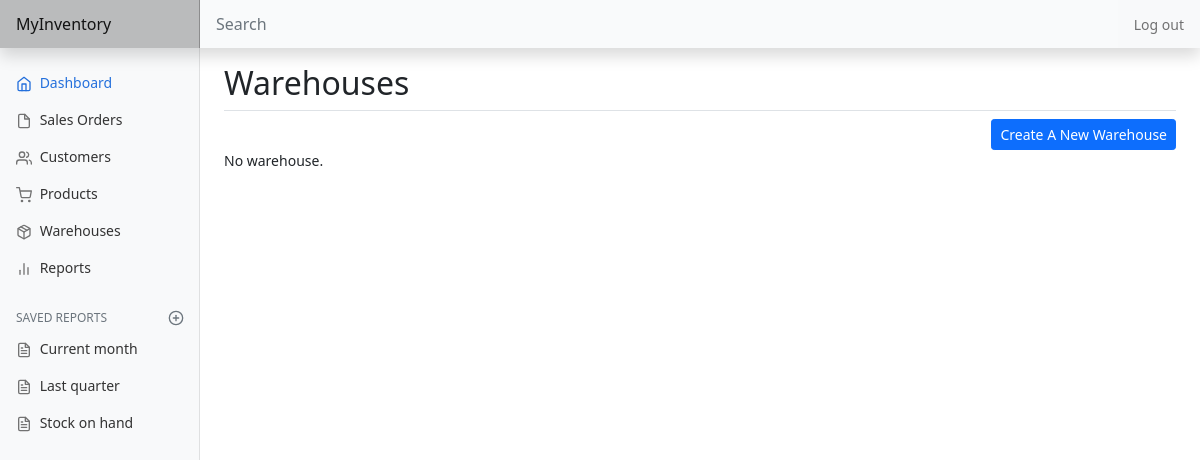
The app's page /warehouse/list (signed in), older data.
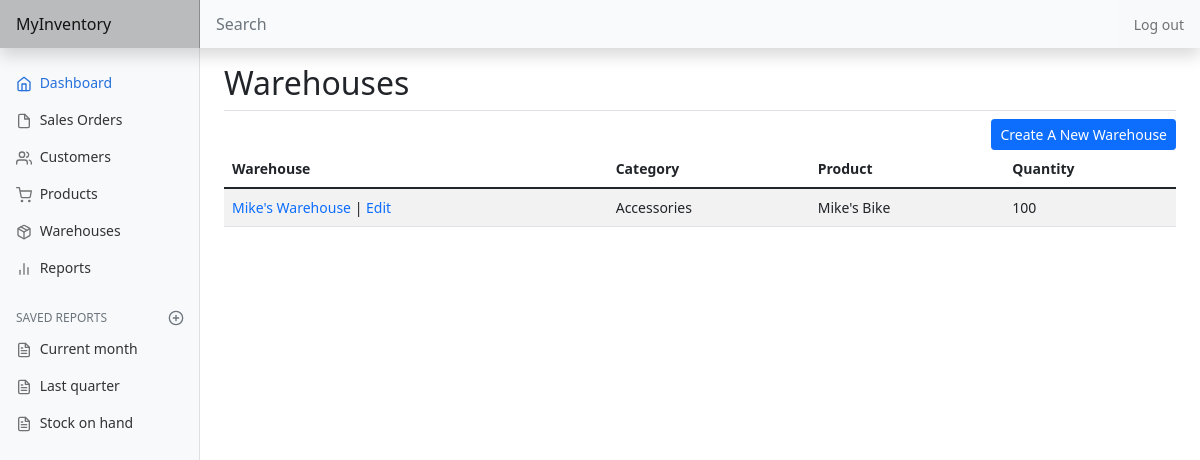
The same page, newer data.
### inventory/models.py (models this page shows, shortened)
class Shelf(models.Model):
    user = models.ForeignKey(
        User, on_delete=models.CASCADE, related_name="shelves")
    warehouse = models.ForeignKey(Warehouse, on_delete=models.CASCADE)
    product = models.ForeignKey(Product, on_delete=models.CASCADE)
    quantity = models.DecimalField(
        max_digits=19, decimal_places=10, default=0)

class Warehouse(models.Model):
    user = models.ForeignKey(
        User, on_delete=models.CASCADE, related_name="warehouses")
    warehouse = models.CharField(max_length=64)
    def __str__(self):
        return f"{ self.warehouse }"

class Product(models.Model):
    user = models.ForeignKey(
        User, on_delete=models.CASCADE, related_name="products")
    name = models.CharField(max_length=100)
    sku = models.CharField(blank=True, max_length=20)
    barcode = models.CharField(blank=True, max_length=32)
    category = models.ForeignKey(ProductCategory, on_delete=models.PROTECT)
    batch = models.CharField(max_length=20)
    expiry_date = models.DateField(null=True, blank=True)
    unit_cost = models.DecimalField(
        max_digits=19, decimal_places=10, default=0)
    retail_price = models.DecimalField(
        max_digits=19, decimal_places=10, default=1)

class ProductCategory(models.Model):
    user = models.ForeignKey(
        User, on_delete=models.CASCADE, related_name="categories")
    category = models.CharField(max_length=64)
    def __str__(self):
        return f"{ self.category }"

### inventory/views.py (the view)
# urls.py: path('warehouse/list', views.warehouse, name="warehouse"),
@login_required
def warehouse(request):
    if not request.user.is_authenticated:
        return JsonResponse(status=404)
    warehouses = Warehouse.objects.filter(
        user=request.user).order_by('warehouse')
    shelves = Shelf.objects.filter(
        user=request.user).order_by('warehouse')
    return render(request, "inventory/warehouse.html", {
        'warehouses': warehouses,
        'shelves': shelves
    })

### inventory/templates/inventory/warehouse.html (shortened to what this page needs)
{% extends 'inventory/layout.html' %}
{% block body %}
    {% if view %}
        <h2>Viewing Warehouse</h2>
        <div class="d-flex justify-content-start border-top pt-2">
            <a class="btn btn-sm btn-primary" href="{% url 'warehouse' %}">Back</a>
        </div>
    {% else %}
        <h2>Warehouses</h2>
        <div class="d-flex justify-content-end border-top pt-2">
            <a class="btn btn-sm btn-primary" href="{% url 'create_warehouse' %}">Create A New Warehouse</a>
        </div>
    {% endif %}
    {% if not warehouses %}
        <span class="pagination">No warehouse.</span>
    {% else %}
        <div class="table-responsive-md">
            <table class="table table-striped table-hover">
                <thead>
                    <tr class="table-striped">
                        <th scope="col">Warehouse</th>
                        <th scope="col">Category</th>
                        <th scope="col">Product</th>
                        <th scope="col">Quantity</th>
                    </tr>
                </thead>
                <tbody>
                    {% for shelf in shelves %}
                        <tr class="table-striped">
                            <td>
                                {% if view %}
                                    {{ shelf.warehouse }}
                                {% else %}
                                    <a class="text-decoration-none" href="{% url 'view_warehouse' shelf.warehouse.id %}">{{ shelf.warehouse }}</a>
                                {% endif %}
                                 | <a class="edit-link fw-light" href="{% url 'edit_warehouse' shelf.warehouse.id %}">Edit</a>
                            </td>
                            <td>{{ shelf.product.category }}</td>
                            <td>{{ shelf.product.name }}</td>
                            <td>{{ shelf.quantity|floatformat:0 }}</td>
                        </tr>
                    {% endfor %}
                </tbody>
            </table>
        </div>
    {% endif %}
{% endblock %}

Row changes from the older to the newer data that the page shows:
added Shelf: warehouse "Mike's Warehouse", product.category "Accessories", product.name "Mike's Bike", quantity "100"
Text that changed along with them:
text no longer shown: "No warehouse."
text now shown: "Warehouse Category Product Quantity"
